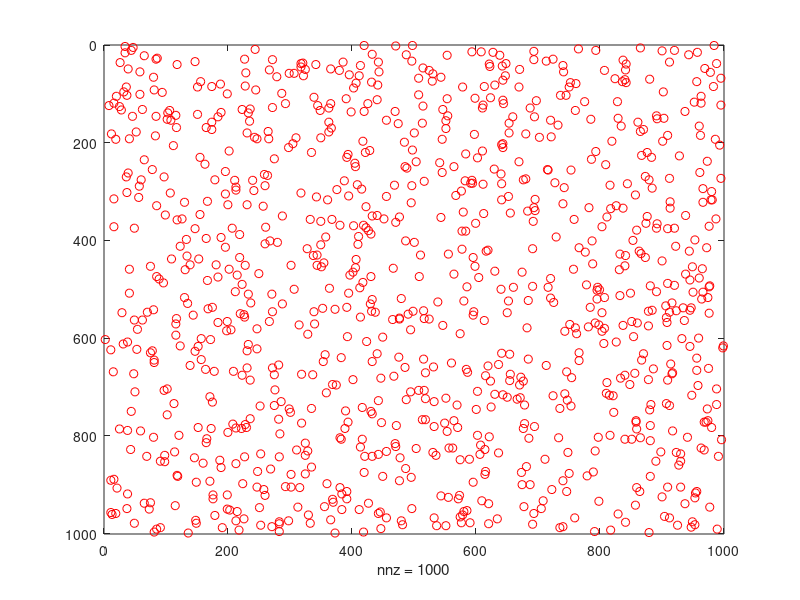

Write MATLAB code to recreate this figure.
% Regression test function (black box) for spy
% This function is autogenerated by helpgen.py
function bbtest_success = bbtest_sparse_spy
  bbtest_success = 1;
NumErrors = 0;
try
  y = sprand(1000,1000,.001);
catch
  NumErrors = NumErrors + 1;
end
try
  spy(y,'ro')
catch
  NumErrors = NumErrors + 1;
end
try
  mprint spy1
catch
  NumErrors = NumErrors + 1;
end
if (NumErrors ~= 0) bbtest_success = 0; return; end
NumErrors = 0;
try
  A = sparse(1000,1000);
catch
  NumErrors = NumErrors + 1;
end
try
  for i=1:25; A((1:40) + 40*(i-1),(1:40) + 40*(i-1)) = 1; end;
catch
  NumErrors = NumErrors + 1;
end
try
  spy(A,'gx')
catch
  NumErrors = NumErrors + 1;
end
try
  mprint spy2
catch
  NumErrors = NumErrors + 1;
end
if (NumErrors ~= 0) bbtest_success = 0; return; end
